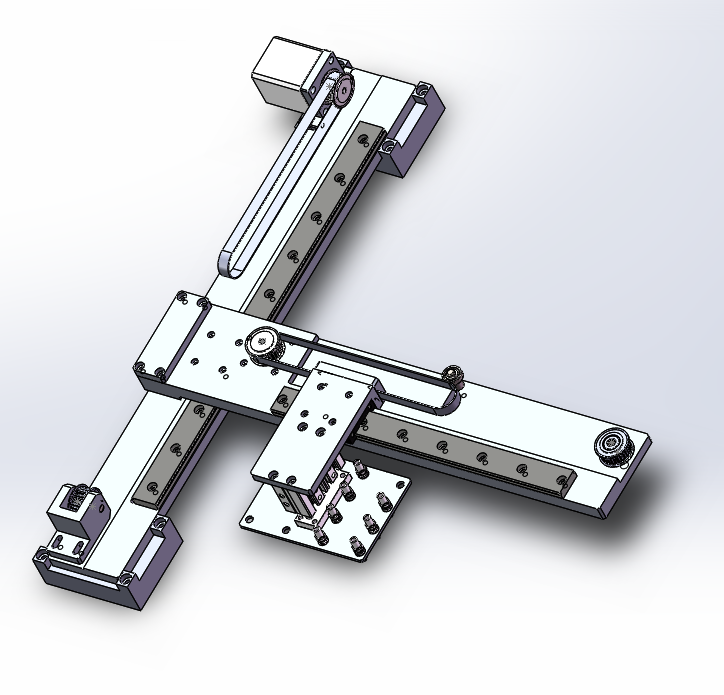
//> input picture opencvstudy/7-10/7-10/7-10/1.jpg, 724 x 695 px
$ ./main   (built with g++ and OpenCV 4)
//> lines starting //> are read from the running program, lines starting //| are printed output that depends on the picture
#include"opencv2/highgui/highgui.hpp"
#include"opencv2/imgproc/imgproc.hpp"
#include<iostream>

using namespace cv;

int main()
{
	Mat srcImage, dstImage;
	Mat map_x, map_y;
	srcImage = imread("1.jpg", 1);
//> srcImage is the input picture: 695 rows x 724 cols, CV_8UC3; mean B, G, R 221, 217.3, 215.4
	imshow("origin picture",srcImage);

	dstImage.create(srcImage.size(),srcImage.type());
	map_x.create(srcImage.size(), CV_32FC1);
	map_y.create(srcImage.size(), CV_32FC1);

	for (int j = 0; j < srcImage.rows; j++)
	{
		for (int i = 0; i < srcImage.cols; i++)
		{
			map_x.at<float>(j, i) = static_cast<float>(i);
			map_y.at<float>(j, i) = static_cast<float>(srcImage.rows - j);
		}
	}
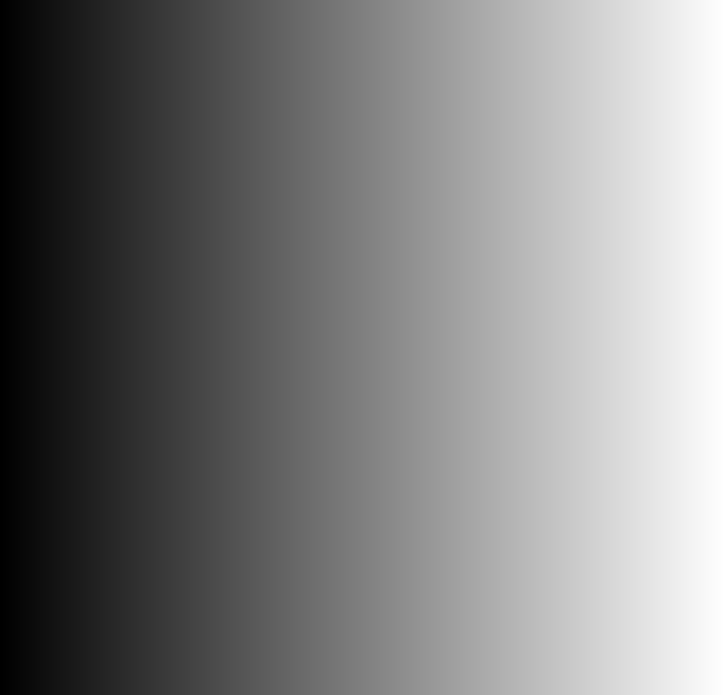
//> map_x: 695 rows x 724 cols, CV_32FC1; min 0, max 723, mean 361.5; drawn with min black and max white
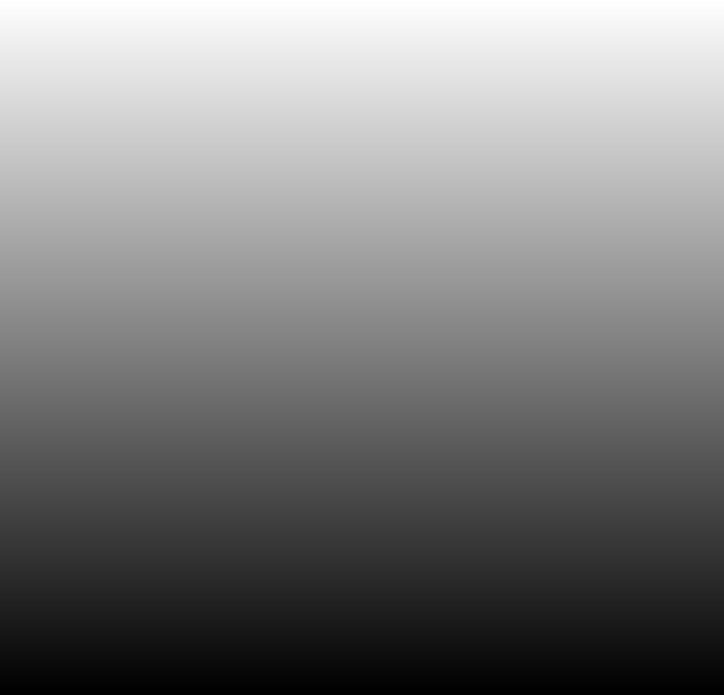
//> map_y: 695 rows x 724 cols, CV_32FC1; min 1, max 695, mean 348; drawn with min black and max white

	remap(srcImage, dstImage, map_x, map_y, INTER_LINEAR, BORDER_CONSTANT, Scalar(0, 0, 0));
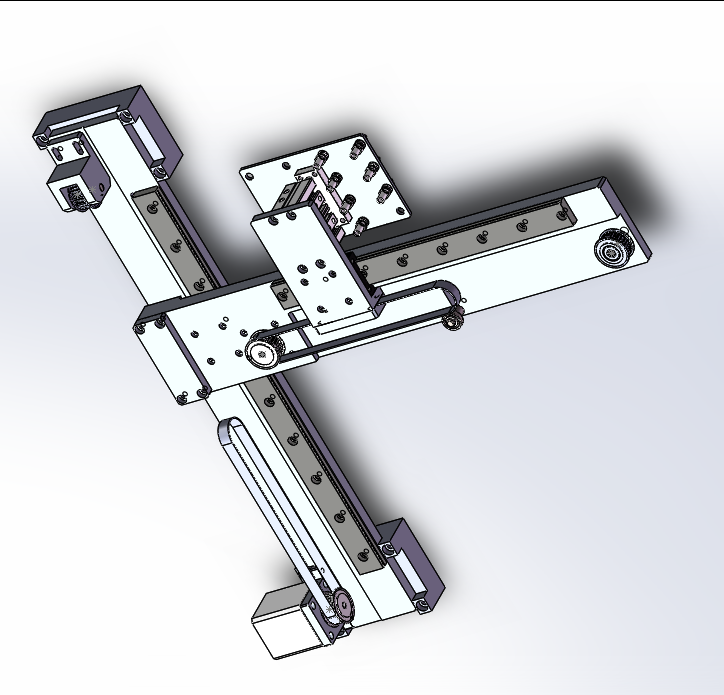
//> dstImage: 695 rows x 724 cols, CV_8UC3; mean B, G, R 220.6, 217, 215
	imshow("program windows",dstImage);
	waitKey();
	return 0;
}
